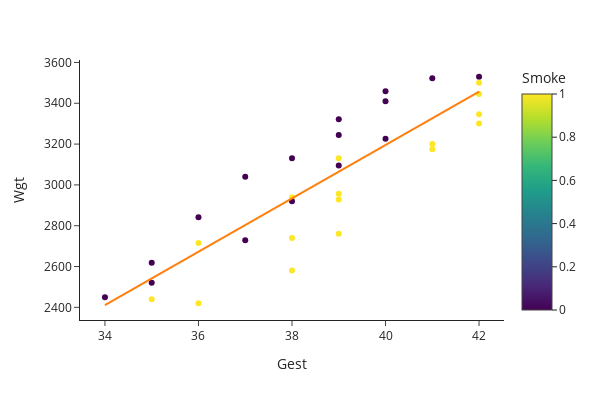

Notebook code for this chart:
### Markdown cell above
Since pandas/python is not that smart, they cannot figure out that smoke is a categorical variable yet.
Below is when it is a seen as continuous. After that we manually say "Smoke" is a categorical.

### Code cell
# scatter with continuous Smoke
fig = px.scatter(df, x='Gest', y='Wgt', color='Smoke', trendline='ols', width=600, height=400)
fig.show()

### Figure 1 — Plotly figure (JSON) as saved in the notebook; plotly's stock layout.template omitted (floating-point values rounded to 4 significant figures)
{"data": [{"hovertemplate": "Gest=%{x}<br>Wgt=%{y}<br>Smoke=%{marker.color}<extra></extra>", "legendgroup": "", "marker": {"color": [1, 0, 1, 0, 1, 1, 0, 1, 0, 0, 1, 0, 1, 0, 0, 1, 0, 1, 0, 1, 0, 1, 0, 1, 1, 0, 0, 1, 0, 1, 1, 0], "coloraxis": "coloraxis", "symbol": "circle"}, "mode": "markers", "name": "", "orientation": "v", "showlegend": false, "type": "scatter", "x": [38, 38, 36, 34, 39, 35, 40, 42, 37, 40, 36, 39, 39, 39, 35, 39, 41, 42, 38, 39, 42, 38, 37, 42, 41, 39, 40, 42, 35, 41, 38, 36], "xaxis": "x", "y": [2940, 3130, 2420, 2450, 2760, 2440, 3226, 3301, 2729, 3410, 2715, 3095, 3130, 3244, 2520, 2928, 3523, 3446, 2920, 2957, 3530, 2580, 3040, 3500, 3200, 3322, 3459, 3346, 2619, 3175, 2740, 2841], "yaxis": "y"}, {"hovertemplate": "<b>OLS trendline</b><br>Wgt = 130.817 * Gest + -2037<br>R<sup>2</sup>=0.775161<br><br>Gest=%{x}<br>Wgt=%{y} <b>(trend)</b><extra></extra>", "legendgroup": "", "marker": {"symbol": "circle"}, "mode": "lines", "name": "", "showlegend": false, "type": "scatter", "x": [34, 35, 35, 35, 36, 36, 36, 37, 37, 38, 38, 38, 38, 38, 39, 39, 39, 39, 39, 39, 39, 40, 40, 40, 41, 41, 41, 42, 42, 42, 42, 42], "xaxis": "x", "y": [2411.0, 2542.0, 2542.0, 2542.0, 2672.0, 2672.0, 2672.0, 2803.0, 2803.0, 2934.0, 2934.0, 2934.0, 2934.0, 2934.0, 3065.0, 3065.0, 3065.0, 3065.0, 3065.0, 3065.0, 3065.0, 3196.0, 3196.0, 3196.0, 3326.0, 3326.0, 3326.0, 3457.0, 3457.0, 3457.0, 3457.0, 3457.0], "yaxis": "y"}], "layout": {"coloraxis": {"colorbar": {"title": {"text": "Smoke"}}, "colorscale": [[0.0, "#440154"], [0.1111, "#482878"], [0.2222, "#3e4989"], [0.3333, "#31688e"], [0.4444, "#26828e"], [0.5556, "#1f9e89"], [0.6667, "#35b779"], [0.7778, "#6ece58"], [0.8889, "#b5de2b"], [1.0, "#fde725"]]}, "height": 400, "legend": {"tracegroupgap": 0}, "margin": {"t": 60}, "width": 600, "xaxis": {"anchor": "y", "domain": [0.0, 1.0], "title": {"text": "Gest"}}, "yaxis": {"anchor": "x", "domain": [0.0, 1.0], "title": {"text": "Wgt"}}}}
